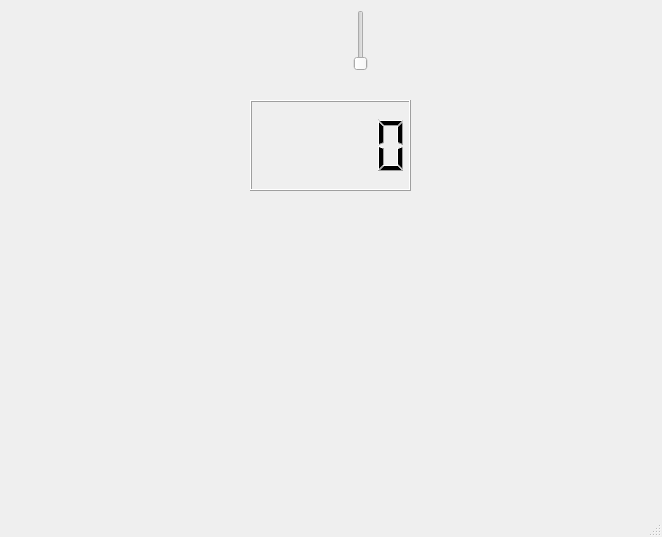
<?xml version="1.0" encoding="UTF-8"?>
<ui version="4.0">
 <class>MainWindow</class>
 <widget class="QMainWindow" name="MainWindow">
  <property name="geometry">
   <rect>
    <x>0</x>
    <y>0</y>
    <width>662</width>
    <height>537</height>
   </rect>
  </property>
  <property name="windowTitle">
   <string>MainWindow</string>
  </property>
  <widget class="QWidget" name="centralwidget">
   <widget class="Dial_3" name="dial_3Widget">
    <property name="geometry">
     <rect>
      <x>0</x>
      <y>0</y>
      <width>234</width>
      <height>234</height>
     </rect>
    </property>
    <property name="toolTip">
     <string>Dial Widget 3</string>
    </property>
    <property name="whatsThis">
     <string>SCADA Dial 3</string>
    </property>
    <property name="MaxValue">
     <number>1000</number>
    </property>
    <property name="StepScale" stdset="0">
     <number>50</number>
    </property>
   </widget>
   <widget class="Dial_3" name="dial_3Widget_2">
    <property name="geometry">
     <rect>
      <x>0</x>
      <y>240</y>
      <width>234</width>
      <height>234</height>
     </rect>
    </property>
    <property name="toolTip">
     <string>Dial Widget 3</string>
    </property>
    <property name="whatsThis">
     <string>SCADA Dial 3</string>
    </property>
    <property name="MaxValue">
     <number>1000</number>
    </property>
    <property name="StepScale" stdset="0">
     <number>50</number>
    </property>
   </widget>
   <widget class="DisplayLCD" name="displayLCD">
    <property name="geometry">
     <rect>
      <x>250</x>
      <y>100</y>
      <width>161</width>
      <height>91</height>
     </rect>
    </property>
    <property name="toolTip">
     <string>DisplayLCD Widget</string>
    </property>
    <property name="whatsThis">
     <string>DisplayLCD SCADA</string>
    </property>
   </widget>
   <widget class="Thermometer" name="thermometer">
    <property name="geometry">
     <rect>
      <x>520</x>
      <y>10</y>
      <width>101</width>
      <height>211</height>
     </rect>
    </property>
    <property name="toolTip">
     <string>Thermometer Widget</string>
    </property>
    <property name="whatsThis">
     <string>SCADA Thermometer</string>
    </property>
    <property name="MaxValue" stdset="0">
     <double>1000.000000000000000</double>
    </property>
    <property name="MinLimit">
     <double>25.000000000000000</double>
    </property>
    <property name="MaxLimit">
     <double>75.000000000000000</double>
    </property>
   </widget>
   <widget class="Slider" name="slider">
    <property name="geometry">
     <rect>
      <x>290</x>
      <y>10</y>
      <width>141</width>
      <height>61</height>
     </rect>
    </property>
    <property name="toolTip">
     <string>Slider Widget</string>
    </property>
    <property name="whatsThis">
     <string>SCADA Slider</string>
    </property>
    <property name="Maximum_Value" stdset="0">
     <double>1000.000000000000000</double>
    </property>
   </widget>
   <widget class="Thermo" name="thermo">
    <property name="geometry">
     <rect>
      <x>510</x>
      <y>220</y>
      <width>121</width>
      <height>251</height>
     </rect>
    </property>
    <property name="toolTip">
     <string>Thermo Widget</string>
    </property>
    <property name="whatsThis">
     <string>SCADA Thermo</string>
    </property>
    <property name="AlarmLevel">
     <double>800.000000000000000</double>
    </property>
    <property name="MaximumValue" stdset="0">
     <double>1000.000000000000000</double>
    </property>
   </widget>
   <widget class="Plot" name="plot">
    <property name="geometry">
     <rect>
      <x>230</x>
      <y>190</y>
      <width>291</width>
      <height>281</height>
     </rect>
    </property>
    <property name="toolTip">
     <string>Display Widget</string>
    </property>
    <property name="whatsThis">
     <string>SCADA Plot</string>
    </property>
   </widget>
  </widget>
  <widget class="QMenuBar" name="menubar">
   <property name="geometry">
    <rect>
     <x>0</x>
     <y>0</y>
     <width>662</width>
     <height>29</height>
    </rect>
   </property>
  </widget>
  <widget class="QStatusBar" name="statusbar"/>
 </widget>
 <customwidgets>
  <customwidget>
   <class>Dial_3</class>
   <extends>QwtDial</extends>
   <header>dial_3</header>
  </customwidget>
  <customwidget>
   <class>DisplayLCD</class>
   <extends>QLCDNumber</extends>
   <header>lcd</header>
  </customwidget>
  <customwidget>
   <class>Plot</class>
   <extends>QWidget</extends>
   <header>plot</header>
  </customwidget>
  <customwidget>
   <class>Slider</class>
   <extends>QSlider</extends>
   <header>slider</header>
  </customwidget>
  <customwidget>
   <class>Thermometer</class>
   <extends>QWidget</extends>
   <header>thermometer</header>
  </customwidget>
  <customwidget>
   <class>Thermo</class>
   <extends>QWidget</extends>
   <header>thermo</header>
  </customwidget>
  <customwidget>
   <class>QwtDial</class>
   <extends>QWidget</extends>
   <header>qwt_dial.h</header>
  </customwidget>
 </customwidgets>
 <resources/>
 <connections/>
</ui>
